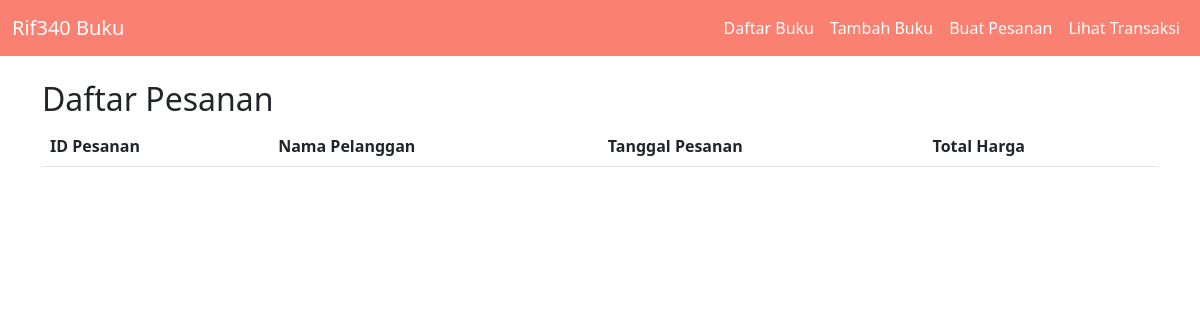
The app's page /lihat_transaksi.php, older data.
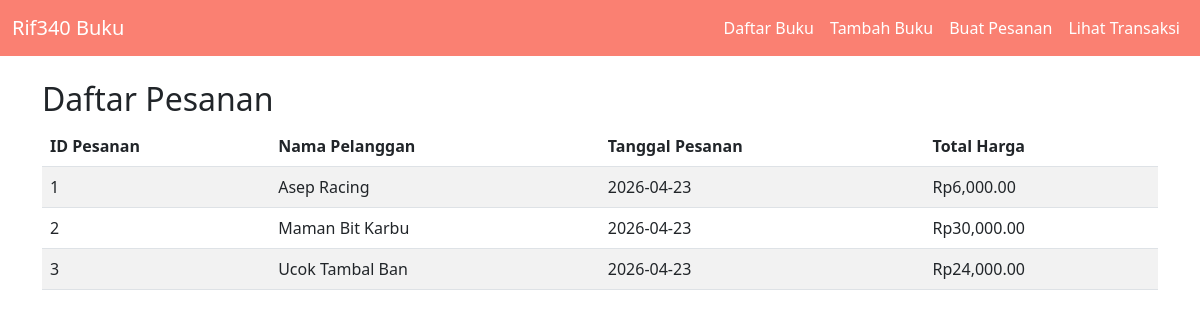
The same page, newer data.
### tables this page shows
CREATE TABLE `pesanan` (
  `id` int NOT NULL,
  `tanggal_pesanan` date NOT NULL,
  `pelanggan_id` int NOT NULL,
  `total_harga` decimal(10,2) NOT NULL
);

CREATE TABLE `pelanggan` (
  `id` int NOT NULL,
  `nama` varchar(255) NOT NULL,
  `alamat` varchar(255) NOT NULL,
  `email` varchar(255) NOT NULL,
  `telepon` varchar(20) NOT NULL
);

### lihat_transaksi.php (the view, shortened to what this page needs)
<?php
include 'koneksi.php';
$query = "
    SELECT
        pesanan.id AS pesanan_id,
        pelanggan.nama AS nama_pelanggan,
        pesanan.tanggal_pesanan,
        pesanan.total_harga
    FROM pesanan
    JOIN pelanggan ON pesanan.pelanggan_id = pelanggan.id
";
$result = $conn->query($query);
?>
<!DOCTYPE html>
<html lang="en">
<head>
    <link href="https://cdn.jsdelivr.net/npm/bootstrap@5.3.0/dist/css/bootstrap.min.css" rel="stylesheet">
</head>
<body>
    <?php include 'nav.php'; ?>
    <div class="container mt-4">
        <h2>Daftar Pesanan</h2>
        <table class="table table-striped">
            <thead>
                <tr>
                    <th>ID Pesanan</th>
                    <th>Nama Pelanggan</th>
                    <th>Tanggal Pesanan</th>
                    <th>Total Harga</th>
                </tr>
            </thead>
            <tbody>
                <?php while ($row = $result->fetch_assoc()): ?>
                    <tr>
                        <td><?= $row['pesanan_id'] ?></td>
                        <td><?= htmlspecialchars($row['nama_pelanggan']) ?></td>
                        <td><?= $row['tanggal_pesanan'] ?></td>
                        <td>Rp<?= number_format($row['total_harga'], 2) ?></td>
                    </tr>
                <?php endwhile; ?>
            </tbody>
        </table>
    </div>
</body>
</html>

### nav.php (shortened to what this page needs)
<nav class="navbar navbar-expand-lg navbar-dark" style="background-color: salmon;">
    <div class="container-fluid">
        <a class="navbar-brand text-white" href="#">Rif340 Buku</a>
        <div class="collapse navbar-collapse" id="navbarNav">
            <ul class="navbar-nav ms-auto">
                <li class="nav-item">
                    <a class="nav-link" href="index.php">Daftar Buku</a>
                </li>
                <li class="nav-item">
                    <a class="nav-link" href="tambah.php">Tambah Buku</a>
                </li>
                <li class="nav-item">
                    <a class="nav-link" href="transaksi.php">Buat Pesanan</a>
                </li>
                <li class="nav-item">
                    <a class="nav-link" href="lihat_transaksi.php">Lihat Transaksi</a>
                </li>
            </ul>
        </div>
    </div>
</nav>

### nav.php (style rules this page uses)
.navbar .nav-link { color: white !important; }

Row changes from the older to the newer data that the page shows:
added pesanan: id "1", pelanggan.nama "Asep Racing", tanggal_pesanan "2026-04-23", total_harga "6,000.00"
added pesanan: id "2", pelanggan.nama "Maman Bit Karbu", tanggal_pesanan "2026-04-23", total_harga "30,000.00"
added pesanan: id "3", pelanggan.nama "Ucok Tambal Ban", tanggal_pesanan "2026-04-23", total_harga "24,000.00"
